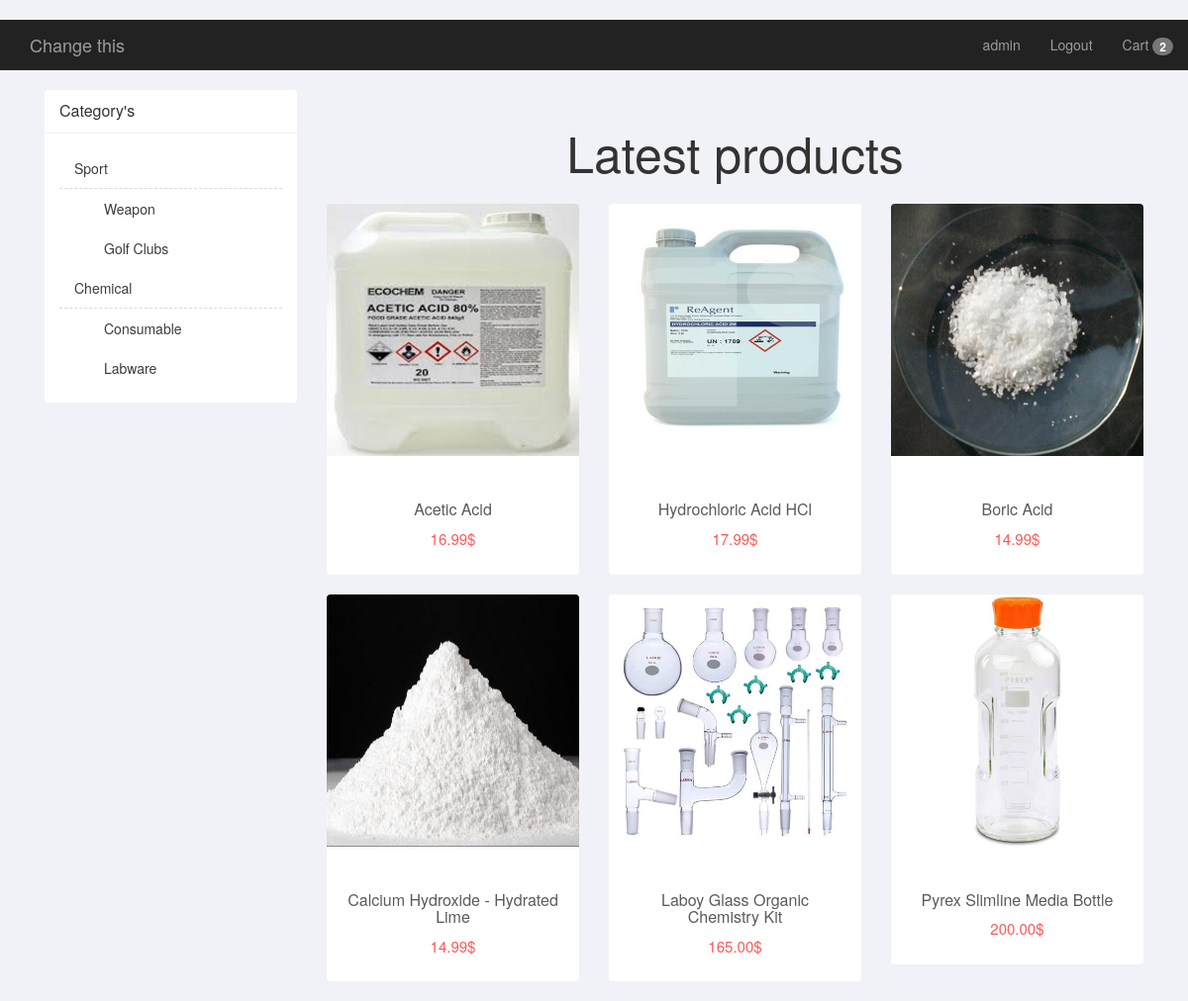
The app's page / (signed in) with its own data.
### mainapp/models.py (models this page shows, shortened)
class Cart(models.Model):
    final_price = models.DecimalField(null=True, blank=True, max_digits=100, decimal_places=2,
                                      verbose_name='Final price')
    final_amount = models.IntegerField(null=True, blank=True,
                                       verbose_name='Total amount')
    owner = models.ForeignKey(Customer, on_delete=models.CASCADE, verbose_name='Owner')
    products = models.ManyToManyField('CartProduct', blank=True)
    ordered = models.BooleanField(default=False)

class GlobalCategory(models.Model):
    name = models.CharField(max_length=100, verbose_name='Global category name')
    slug = models.SlugField(unique=True, editable=False)
    def get_relevant_categorys(self):
        collector = NestedObjects(using='default')
        collector.collect([self])
        for index, line in enumerate(collector.data.values()):
            if index == 1:
                return line
    def get_absolute_url(self):
        return reverse('global_category_detail', kwargs={'global_category_slug': self.slug})

class Category(models.Model):
    global_category = models.ForeignKey(GlobalCategory, on_delete=models.CASCADE,
                                        verbose_name='To global category')
    name = models.CharField(max_length=100, verbose_name='Category name')
    slug = models.SlugField(unique=True, editable=False)
    def get_absolute_url(self):
        return reverse('category_detail', kwargs={'category_slug': self.slug})

class Product(models.Model):
    name = models.CharField(max_length=255, verbose_name='Product name')
    category = models.ForeignKey(Category, on_delete=models.CASCADE, verbose_name='Product category',
                                 default=None)
    slug = models.SlugField(unique=True, editable=False)
    description = models.TextField(verbose_name='Product description')
    price = models.DecimalField(verbose_name='Product price', max_digits=10, decimal_places=2)
    image = models.ImageField(verbose_name='Image')
    stars = models.DecimalField(max_digits=2, decimal_places=1, verbose_name='Rating',
                                blank=True, null=True)
    class Meta:
        abstract = True
    def get_absolute_url(self):
        context = {
            'category_slug': self.category.slug,
            'product_slug': self.slug
        }
        return reverse('product_detail', kwargs=context)

class Reagent(Product):
    STATE_CHOICES = (
        ('solid', 'Solid'),
        ('liquid', 'Liquid'),
        ('gas', 'Gas')
    )
    REAGENT_TYPE_CHOICES = (
        ('acid', 'Acid'),
        ('bromide', 'Bromide'),
        ('alkali', 'Alkali'),
        ('halogens', 'Halogens')
    )
    state = models.CharField(max_length=255, choices=STATE_CHOICES, verbose_name='State')
    formula = models.CharField(max_length=100, verbose_name='Formula')
    reagent_type = models.CharField(max_length=255, verbose_name='Type of reagent', choices=REAGENT_TYPE_CHOICES)
    conc = models.DecimalField(max_digits=3, decimal_places=1, verbose_name='Concentration',
                               null=True, blank=True)
    weight = models.CharField(max_length=32, verbose_name='Weight')

class Labware(Product):
    material = models.CharField(max_length=255, verbose_name='Material')
    pack = models.BooleanField(default=False, verbose_name='Pack')
    pack_amount = models.PositiveIntegerField(blank=True, null=True, verbose_name='Amount of products')

### mainapp/views.py (the view)
# urls.py: path('', Index.as_view(), name='index'),
class Index(GetCurtMixin, GetCategorysMixin, View):
    def get(self, request):
        products = get_products.get_all_products()[:6]
        context = {
            'products': products,
            'g_categorys': self.g_categorys,
            'cart': self.cart,
        }
        return render(request, 'index.html', context)

### mainapp/logic/get_products.py (called while the page is built)
def get_all_products():
    models_amount = Category.objects.count()
    all_categorys = Category.objects.all()
    collector = NestedObjects(using='default')
    collector.collect(all_categorys)
    products = []
    for line in collector.data.values():
        products += line
    products = products[models_amount:]
    return products

### mainapp/mixins.py (called while the page is built)
    def dispatch(self, request, *args, **kwargs):
        self.g_categorys = GlobalCategory.objects.all()
        return super().dispatch(request, *args, **kwargs)

    def dispatch(self, request, *args, **kwargs):
        if request.user.is_authenticated:
            customer = Customer.objects.get(user=request.user)
            cart = Cart.objects.filter(owner=customer, ordered=False).first()
            if not cart:
                cart = Cart.objects.create(owner=customer)
            self.cart = cart
        return super().dispatch(request, *args, **kwargs)

### mainapp/templates/index.html
{% extends 'base.html' %}
        {% block content %}
        {% include 'categorys_left.html' %}
    <div class="col-md-9">
        <div>
            <h1 style='font-size: 50px;' class='panel-body text-center'>Latest products</h1>
        </div>
        <div class="row product-list">
            {% for product in products %}
            <div class="col-md-4">
                <section class="panel">
                    <div>
                        <a href="{{ product.get_absolute_url }}"><img src="{{ product.image.url }}" /></a>
                    </div>
                    <div class="panel-body text-center">
                        <h4>
                            <a href="{{ product.get_absolute_url }}" class="pro-title">
                                {{ product.name }}
                            </a>
                        </h4>
                        <p class="price">{{ product.price }}$</p>
                    </div>
                </section>
            </div>
            {% endfor %}
        </div>
    </div>
        {% endblock %}

### mainapp/templates/base.html (shortened to what this page needs)
<!DOCTYPE html>
{% load static %}
<html lang="en">
<head>
    <link href="{% static 'bootstrap.min.css' %}" rel="stylesheet">
    <link href="{% static 'for_index.css' %}" rel="stylesheet">
</head>
<body>
    <nav class="navbar-static-top  navbar-inverse mb-2">
        <div class="container-fluid">
        <div class="navbar-header">
            <a class="navbar-brand" href="{% url 'index' %}">Change this</a>
        </div>
        <div>
            <ul class="nav navbar-nav navbar-right">
            {% if user.is_authenticated %}
                <li><a href='#'>{{ user.username }}</a></li>
                <li><a href='{% url 'logout' %}'>Logout</a></li>
                <li><a href='{% url "cart_detail" %}'>
                    Cart <span class='badge'>{{ cart.final_amount }}</span>
                </a></li>
            {% else %}
                <li><a href='{% url "login" %}'>Log in</a></li>
                <li><a href='{% url "registration" %}'>Sign in</a></li>
            {% endif %}
            </ul>
        </div>
        </div>
    </nav>
    <br>
    <div class="container bootdey">
        {% block content %}
        {% endblock %}
    </div>
</body>
</html>

### mainapp/templates/categorys_left.html (shortened to what this page needs)
    <div class="col-md-3">
        <section class="panel">
            <header class="panel-heading">
                Category's
            </header>
            <div class="panel-body">
                <ul class="nav prod-cat">
                    {% for category in g_categorys %}
                    <li>
                        <a href="{{ category.get_absolute_url }}"> {{ category.name }}</a>
                        {% for sub_category in category.get_relevant_categorys %}
                            <ul class="nav">
                                <li><a href="{{ sub_category.get_absolute_url }}">{{ sub_category.name }}</a></li>
                            </ul>
                        {% endfor %}
                    </li>
                    {% endfor %}
                </ul>
            </div>
        </section>
   </div>

### mainapp/static/for_index.css (style rules this page uses)
body { margin-top:20px; background:#f1f2f7; }
.panel { border: none; box-shadow: none; }
.panel-heading { border-color:#eff2f7 ; font-size: 16px; font-weight: 300; }
.prod-cat li a { border-bottom: 1px dashed #d9d9d9; }
.prod-cat li a { color: #3b3b3b; }
.prod-cat li ul { margin-left: 30px; }
.prod-cat li ul li a { border-bottom:none; }
.product-list img { width: 100%; border-radius: 4px 4px 0 0; -webkit-border-radius: 4px 4px 0 0; }
.pro-title { color: #5A5A5A; display: inline-block; margin-top: 20px; font-size: 16px; }
.product-list .price { color:#fc5959 ; font-size: 15px; }

### records on screen
Cart: final_amount "2"
GlobalCategory: name "Sport"
Category: name "Weapon"
Category: name "Golf Clubs"
GlobalCategory: name "Chemical"
Category: name "Consumable"
Category: name "Labware"
Reagent: image (picture), name "Acetic Acid", price "16.99"
Reagent: image (picture), name "Hydrochloric Acid HCl", price "17.99"
Reagent: image (picture), name "Boric Acid", price "14.99"
Reagent: image (picture), name "Calcium Hydroxide - Hydrated Lime", price "14.99"
Labware: image (picture), name "Laboy Glass Organic Chemistry Kit", price "165.00"
Labware: image (picture), name "Pyrex Slimline Media Bottle", price "200.00"

### other values on screen
{{ user.username }} "admin"
